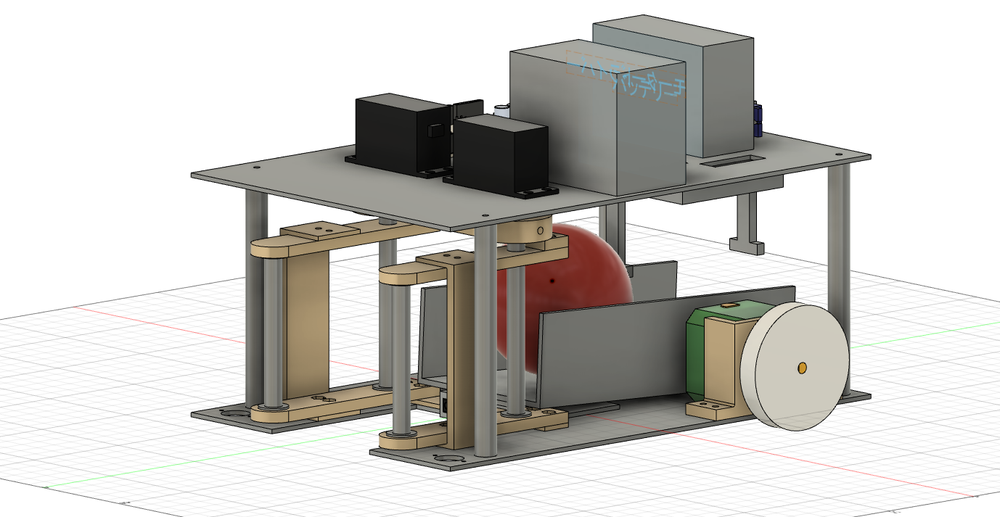
#> input picture Intest.png, 1000 x 517 px, shrunk from 1378 x 713 before the run
$ python edge.py   (older library calls are emulated)
#> lines starting #> are read from the running program, lines starting #| are printed output that depends on the picture
#ソーベルオペレータとラプラシアンオペレータ
import cv2
import numpy as np
import math

Infile = 'Intest.png'#画像（画素値の配列？）で入力

print(Infile)

imgfile = cv2.imread(Infile , 1)#入力画像（カラー）の読み込み
#> imgfile is the input picture: shape (517, 1000, 3); mean B, G, R 199.1, 202.6, 204.4
#imgfile = cv2.imread(Infile , 0)#入力画像（グレースケール）の読み込み

cv2.namedWindow('Before')#このウィンドウのサイズを変更できるようにする
cv2.namedWindow('After1')#このウィンドウのサイズを変更できるようにする
cv2.namedWindow('After2')#このウィンドウのサイズを変更できるようにする

#メイン処理記入部分
img_tmp1 = cv2.Sobel(imgfile, cv2.CV_32F, 1 , 0)
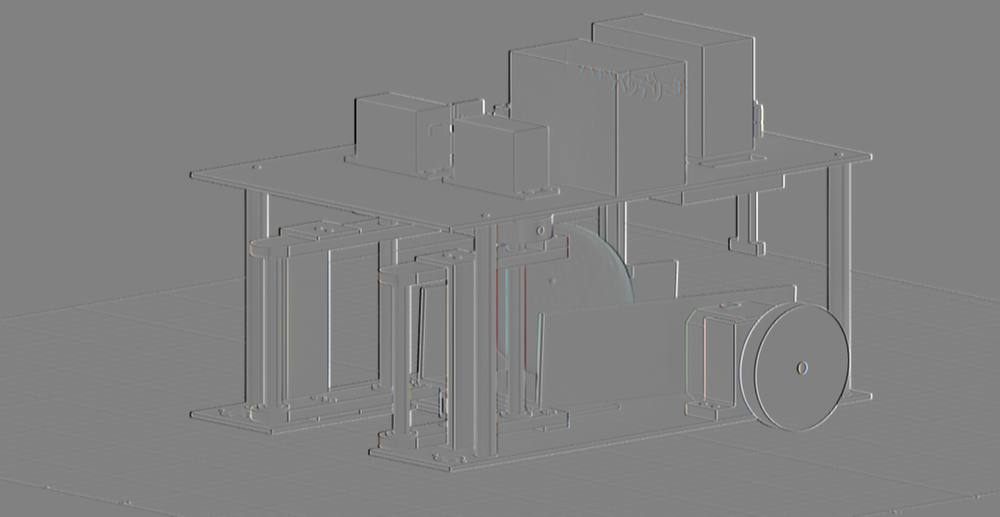
#> img_tmp1: shape (517, 1000, 3) float32; mean B, G, R 0, 0, 0; drawn with min black and max white
dstfile1 = cv2.convertScaleAbs(img_tmp1)#ここまでソーベルフィルタ
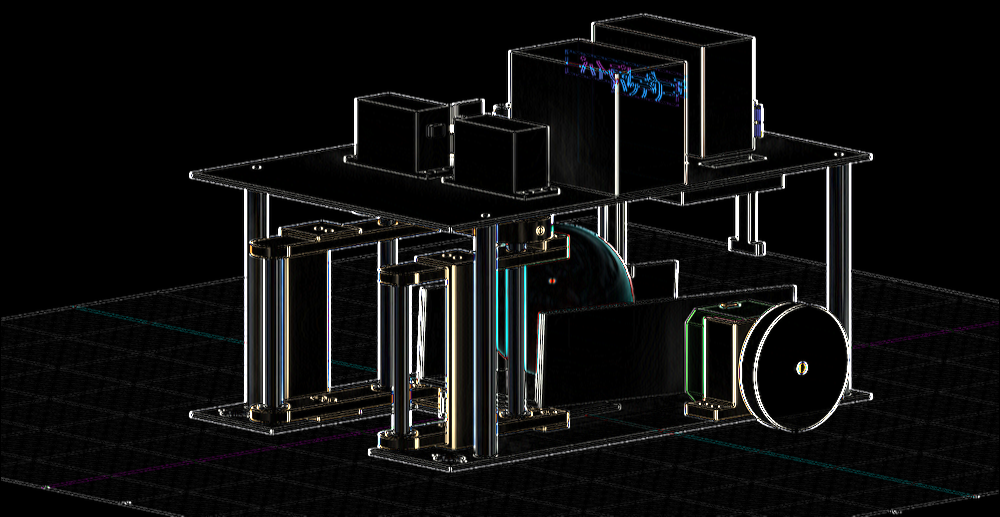
#> dstfile1: shape (517, 1000, 3); mean B, G, R 14.5, 14.7, 14.3
img_tmp2 = cv2.Laplacian(imgfile, cv2.CV_32F, 3)
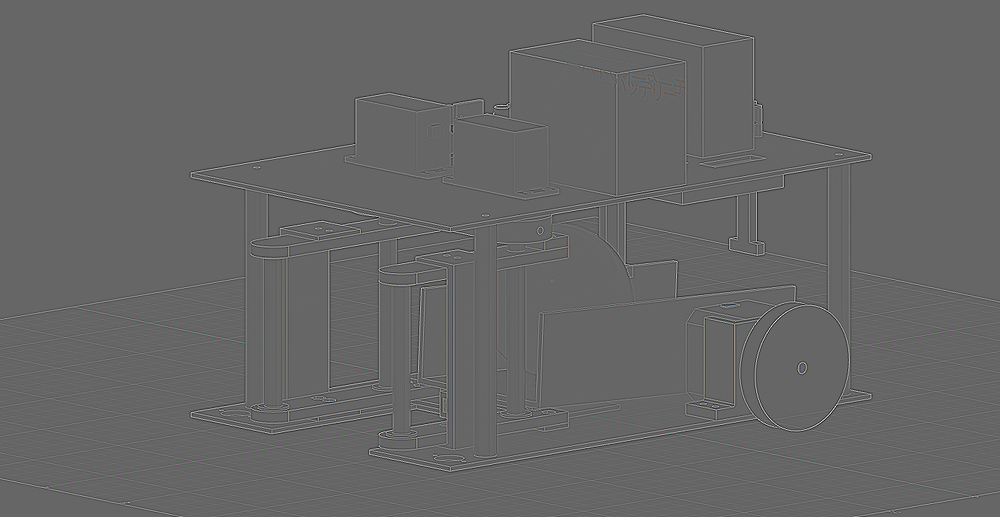
#> img_tmp2: shape (517, 1000, 3) float32; mean B, G, R 0, 0, 0; drawn with min black and max white
dstfile2 = cv2.convertScaleAbs(img_tmp2)
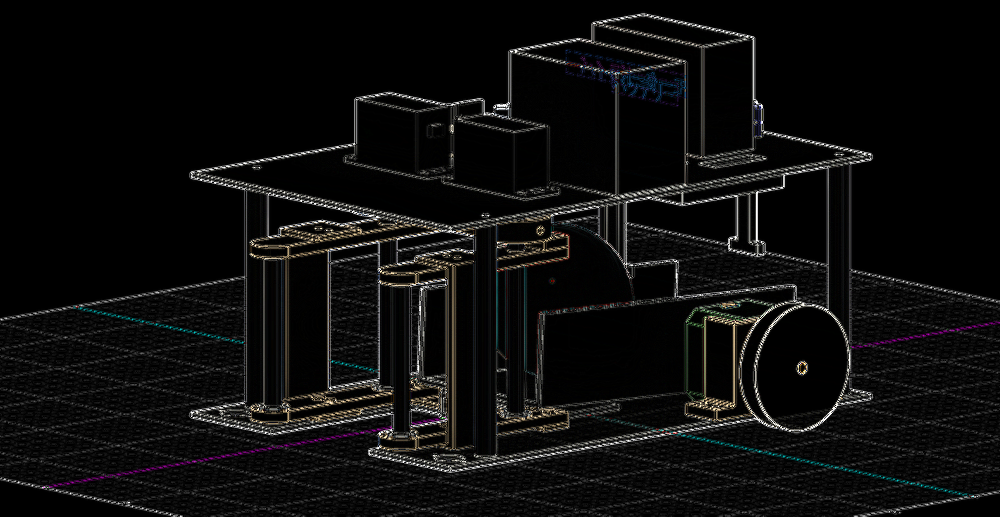
#> dstfile2: shape (517, 1000, 3); mean B, G, R 12.5, 12.8, 13

#↑出力画像の変数

cv2.imshow('Before',imgfile)#入力画像表示
cv2.imshow('After1',dstfile1)#入力画像表示
cv2.imshow('After2',dstfile2)#入力画像表示

#cv2.imwrite('Outfile.jpg', dstfile)
#出力結果の保存(ファイル名.拡張子, 実際に保存する画像の変数)
cv2.waitKey(0)#何かキーが入力されるまでここで待機
cv2.destroyAllWindows()#すべてのウィンドウを閉じる

#Opencv 画像入出力ひな形（エラーよけのためRGB-HSV変換を表示中）

$ run again, with test.png copied over Intest.png
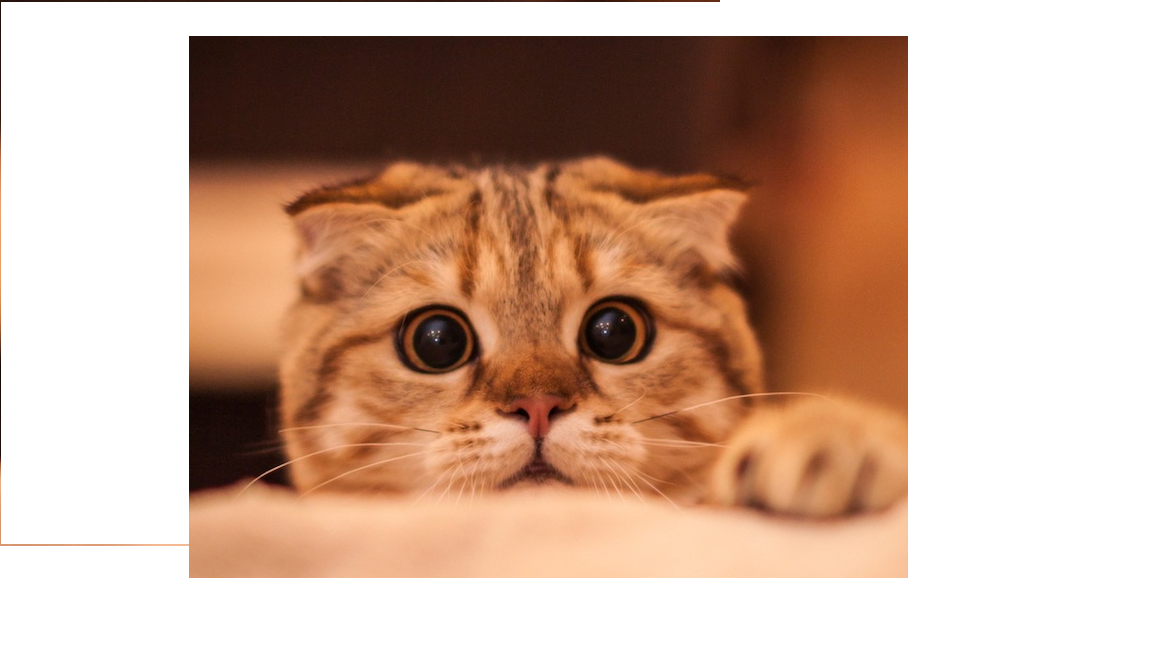
#> input picture test.png, 1152 x 648 px
#> imgfile is the input picture: shape (648, 1152, 3); mean B, G, R 156.1, 174.4, 205.6
#> `img_tmp1 = cv2.Sobel(imgfile, cv2.CV_32F, 1 , 0)`:
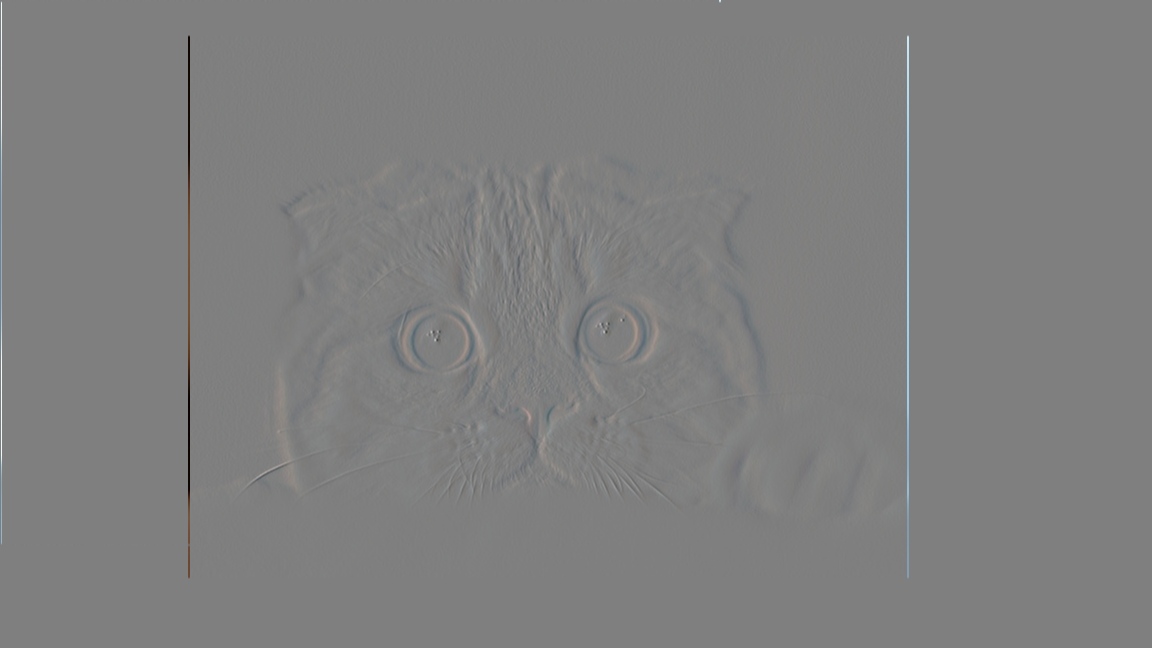
#> img_tmp1: shape (648, 1152, 3) float32; mean B, G, R 0.6, 0.5, 0.4; drawn with min black and max white
#> `dstfile2 = cv2.convertScaleAbs(img_tmp2)`:
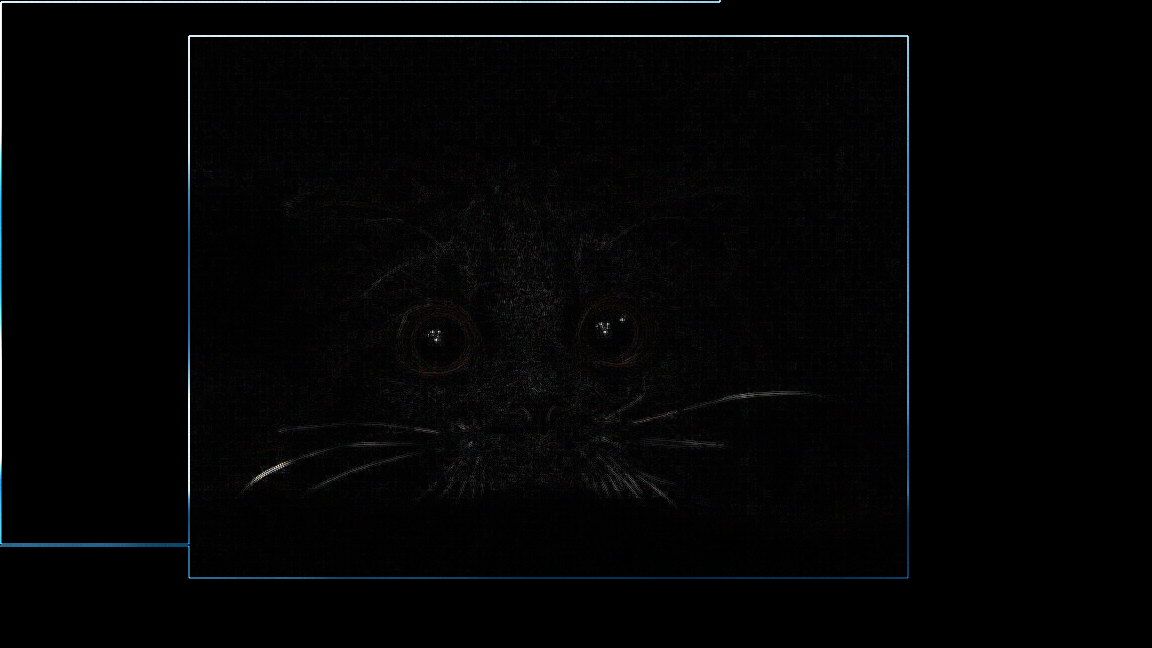
#> dstfile2: shape (648, 1152, 3); mean B, G, R 4.5, 4.1, 3.7
